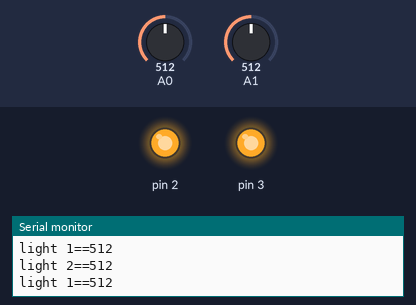
Bench run of a sketch on a simulated Arduino Uno, built with avr-gcc and run on an emulated ATmega328P. Shown: output pins drawn as LEDs (lit = HIGH), the last lines printed to the serial monitor. The inputs (shaded band) are chosen by the test bench; at power-on: A0 = 512, A1 = 512.

Above: at 1.2 s.
1.3 s: A0 set to 29
2.8 s: A0 set to 23
At 4.0 s:
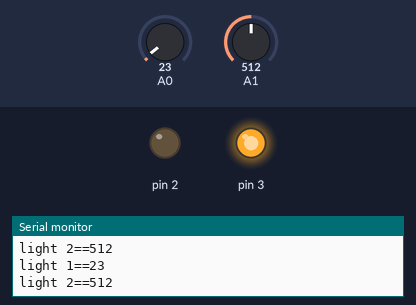
4.3 s: A1 set to 29
7.3 s: A1 set to 23
At 8.2 s:
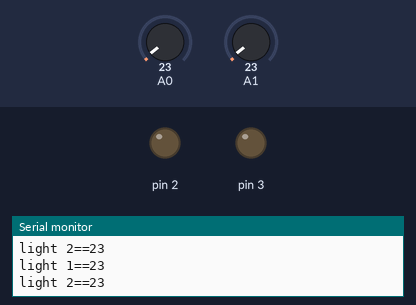
8.8 s: A0 set to 122
At 10.0 s:
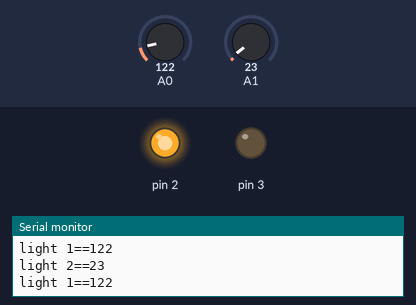
10.3 s: A0 set to 15
At 10.6 s:
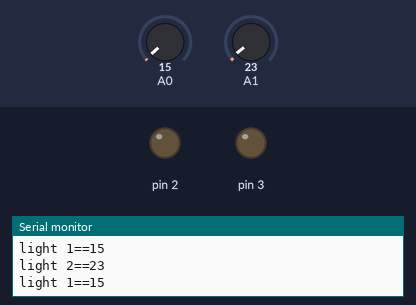
Timing chart, 0 to 13.3 s (numbered marks = the images above; inputs shaded):
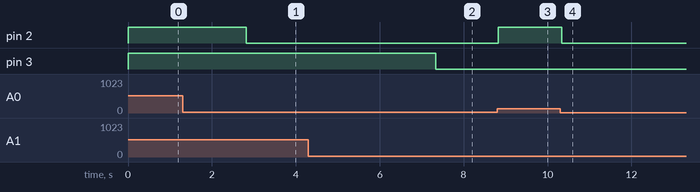

Measured:
- the behaviour switches between 26 and 25 on A0 (found by bisection; images 0 and 1)
- the behaviour switches between 26 and 25 on A1 (found by bisection; images 1 and 2)
- after the input at 2.8 s, pin 2: HIGH → LOW at once
- after the input at 7.3 s, pin 3: HIGH → LOW at once
- after the input at 8.8 s, pin 2: LOW → HIGH at once
- after the input at 10.3 s, pin 2: HIGH → LOW at once

The sketch:

street_light.ino
```cpp
int a=0;
int b=0;
void setup() {
 Serial.begin(9600);
 pinMode(2,OUTPUT);
 pinMode(3,OUTPUT);
}

void loop() {
a=analogRead(A0);
b=analogRead(A1);
Serial.println("light 1=="+String(a));
Serial.println("light 2=="+String(b));
if(a<=25){
  digitalWrite(2,LOW);
}
else{
  digitalWrite(2,HIGH);
}
if(b<=25){
  digitalWrite(3,LOW);
}
else{
  digitalWrite(3,HIGH);
}
delay(10);
}
```
